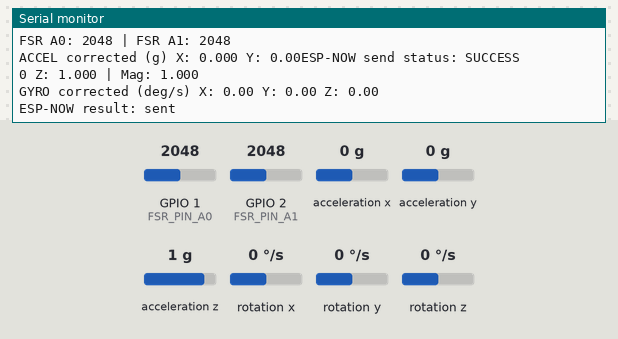
The program below on a simulated ESP32-S3. On the bench: the last lines printed to the serial monitor. Wiring (inferred from the names in the program): MPU-6050 motion sensor at I2C address 0x68. The test bench sets the inputs (shaded band); at power-on: GPIO 2 (FSR_PIN_A1) = 2048, rotation y 0 °/s, GPIO 1 (FSR_PIN_A0) = 2048, acceleration x 0 g, acceleration y 0 g, acceleration z 1 g, rotation x 0 °/s, rotation z 0 °/s (analog values on the 0–4095 scale).

Above: at 15.8 s.
15.9 s: GPIO 2 (FSR_PIN_A1) set to 1070
18.9 s: GPIO 2 (FSR_PIN_A1) set to 958
At 19.5 s:
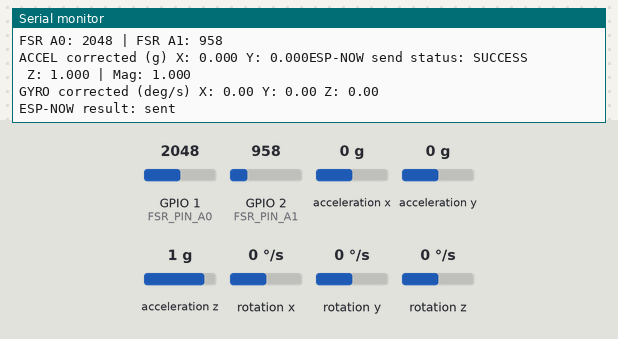
20.4 s: rotation y set to -2 °/s
At 21.5 s:
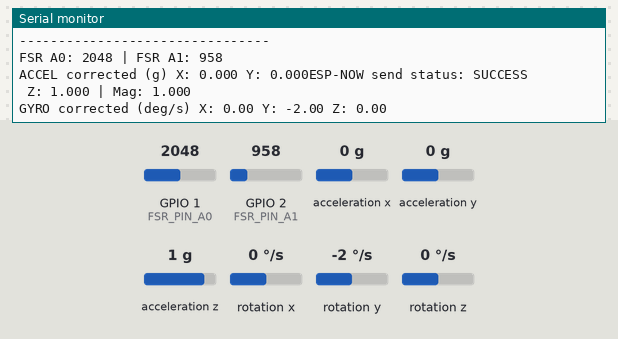
Timing chart, 0 to 22.9 s (numbered marks = the images above; inputs shaded):
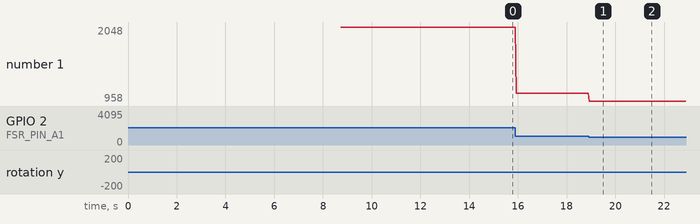

Measured:
- the behaviour switches between 0 and -1 °/s on rotation y (found by bisection; images 1 and 2)
- after the input at 18.9 s, the serial monitor: prints a new line at once (image 1)
- after the input at 20.4 s, the serial monitor: prints a new line after 0.05 s (image 2)
- plotted number 1: 2048 → 1070 after the input at 15.9 s, 1070 → 958 after the input at 18.9 s

The program:

main.cpp
```cpp
#include <Arduino.h>
#include <Wire.h>
#include <WiFi.h>
#include <esp_now.h>

// =======================
// RIGHT HUB CONFIG
// =======================

#define HUB_SIDE 'R'

// Force sensor pins
#define FSR_PIN_A0 A0
#define FSR_PIN_A1 A1

// MPU6050 I2C address
#define MPU_ADDR 0x68

// For Adafruit ESP32-S3 Feather
#define SDA_PIN SDA
#define SCL_PIN SCL

// MPU6050 registers
#define PWR_MGMT_1   0x6B
#define WHO_AM_I     0x75
#define ACCEL_XOUT_H 0x3B

// Calibration
#define CALIBRATION_SAMPLES 1000

// Send rate
#define SEND_INTERVAL_MS 50   // 20 Hz

// Broadcast address for testing
// Middle ESP32 should receive this if it is listening with ESP-NOW
uint8_t middleAddress[] = {0xFF, 0xFF, 0xFF, 0xFF, 0xFF, 0xFF};


// =======================
// DATA PACKET
// IMPORTANT: Middle ESP32 must use same struct
// =======================

typedef struct __attribute__((packed)) {
  char side;              // 'L' for left, 'R' for right
  uint32_t timestampMs;

  uint16_t fsrA0;
  uint16_t fsrA1;

  float accelX_g;
  float accelY_g;
  float accelZ_g;

  float gyroX_dps;
  float gyroY_dps;
  float gyroZ_dps;

  float accelMag_g;
} HubPacket;

HubPacket packet;


// =======================
// IMU RAW VALUES
// =======================

int16_t rawAx, rawAy, rawAz;
int16_t rawGx, rawGy, rawGz;

// Offsets from calibration
float accelX_offset = 0.0;
float accelY_offset = 0.0;
float accelZ_offset = 0.0;

float gyroX_offset = 0.0;
float gyroY_offset = 0.0;
float gyroZ_offset = 0.0;

bool imuOnline = false;


// =======================
// MPU6050 FUNCTIONS
// =======================

void writeRegister(uint8_t reg, uint8_t value) {
  Wire.beginTransmission(MPU_ADDR);
  Wire.write(reg);
  Wire.write(value);
  Wire.endTransmission();
}

uint8_t readRegister(uint8_t reg) {
  Wire.beginTransmission(MPU_ADDR);
  Wire.write(reg);

  if (Wire.endTransmission(false) != 0) {
    return 0xFF;
  }

  Wire.requestFrom(MPU_ADDR, 1);

  if (Wire.available()) {
    return Wire.read();
  }

  return 0xFF;
}

bool readMPU6050Raw() {
  Wire.beginTransmission(MPU_ADDR);
  Wire.write(ACCEL_XOUT_H);

  if (Wire.endTransmission(false) != 0) {
    return false;
  }

  if (Wire.requestFrom(MPU_ADDR, 14) != 14) {
    return false;
  }

  rawAx = (Wire.read() << 8) | Wire.read();
  rawAy = (Wire.read() << 8) | Wire.read();
  rawAz = (Wire.read() << 8) | Wire.read();

  // Skip temperature
  Wire.read();
  Wire.read();

  rawGx = (Wire.read() << 8) | Wire.read();
  rawGy = (Wire.read() << 8) | Wire.read();
  rawGz = (Wire.read() << 8) | Wire.read();

  return true;
}

void getMotionCorrected(
  float &ax, float &ay, float &az,
  float &gx, float &gy, float &gz
) {
  if (!readMPU6050Raw()) {
    ax = ay = az = 0.0;
    gx = gy = gz = 0.0;
    return;
  }

  // Default MPU6050 sensitivity:
  // Accel ±2g: 16384 LSB/g
  // Gyro ±250 deg/s: 131 LSB/(deg/s)
  float axRaw = rawAx / 16384.0;
  float ayRaw = rawAy / 16384.0;
  float azRaw = rawAz / 16384.0;

  float gxRaw = rawGx / 131.0;
  float gyRaw = rawGy / 131.0;
  float gzRaw = rawGz / 131.0;

  ax = axRaw - accelX_offset;
  ay = ayRaw - accelY_offset;
  az = azRaw - accelZ_offset;

  gx = gxRaw - gyroX_offset;
  gy = gyRaw - gyroY_offset;
  gz = gzRaw - gyroZ_offset;
}

void calibrateMPU6050() {
  Serial.println();
  Serial.println("================================");
  Serial.println("RIGHT HUB IMU CALIBRATION");
  Serial.println("Keep the right wheel completely still.");
  Serial.println("Do not touch the wires or wheel.");
  Serial.println("================================");

  delay(2500);

  float sumAx = 0.0;
  float sumAy = 0.0;
  float sumAz = 0.0;

  float sumGx = 0.0;
  float sumGy = 0.0;
  float sumGz = 0.0;

  int validSamples = 0;

  for (int i = 0; i < CALIBRATION_SAMPLES; i++) {
    if (readMPU6050Raw()) {
      float ax = rawAx / 16384.0;
      float ay = rawAy / 16384.0;
      float az = rawAz / 16384.0;

      float gx = rawGx / 131.0;
      float gy = rawGy / 131.0;
      float gz = rawGz / 131.0;

      sumAx += ax;
      sumAy += ay;
      sumAz += az;

      sumGx += gx;
      sumGy += gy;
      sumGz += gz;

      validSamples++;
    }

    delay(2);
  }

  if (validSamples == 0) {
    Serial.println("IMU calibration failed. No valid samples.");
    imuOnline = false;
    return;
  }

  float avgAx = sumAx / validSamples;
  float avgAy = sumAy / validSamples;
  float avgAz = sumAz / validSamples;

  float avgGx = sumGx / validSamples;
  float avgGy = sumGy / validSamples;
  float avgGz = sumGz / validSamples;

  /*
    Your current resting orientation showed:
    ACCEL X ≈ 0
    ACCEL Y ≈ 0
    ACCEL Z ≈ +1.09g

    So we force the calibrated resting position to:
    X = 0g
    Y = 0g
    Z = +1g

    If the right hub is mounted in a different orientation,
    this still calibrates gyro correctly, but accel resting axis
    may need to be adjusted later.
  */
  accelX_offset = avgAx;
  accelY_offset = avgAy;
  accelZ_offset = avgAz - 1.0;

  gyroX_offset = avgGx;
  gyroY_offset = avgGy;
  gyroZ_offset = avgGz;

  Serial.println();
  Serial.println("Calibration complete.");
  Serial.println("Offsets:");

  Serial.print("Accel X offset: ");
  Serial.println(accelX_offset, 4);

  Serial.print("Accel Y offset: ");
  Serial.println(accelY_offset, 4);

  Serial.print("Accel Z offset: ");
  Serial.println(accelZ_offset, 4);

  Serial.print("Gyro X offset: ");
  Serial.println(gyroX_offset, 4);

  Serial.print("Gyro Y offset: ");
  Serial.println(gyroY_offset, 4);

  Serial.print("Gyro Z offset: ");
  Serial.println(gyroZ_offset, 4);

  Serial.println();
}


// =======================
// ESP-NOW FUNCTIONS
// =======================

void onDataSent(const uint8_t *mac_addr, esp_now_send_status_t status) {
  Serial.print("ESP-NOW send status: ");
  Serial.println(status == ESP_NOW_SEND_SUCCESS ? "SUCCESS" : "FAIL");
}

void setupEspNow() {
  WiFi.mode(WIFI_STA);
  delay(100);

  Serial.print("Right hub MAC address: ");
  Serial.println(WiFi.macAddress());

  if (esp_now_init() != ESP_OK) {
    Serial.println("Error initializing ESP-NOW");
    while (true) {
      delay(1000);
    }
  }

  esp_now_register_send_cb(onDataSent);

  esp_now_peer_info_t peerInfo = {};
  memcpy(peerInfo.peer_addr, middleAddress, 6);
  peerInfo.channel = 0;
  peerInfo.encrypt = false;

  if (esp_now_add_peer(&peerInfo) != ESP_OK) {
    Serial.println("Failed to add ESP-NOW peer");
    while (true) {
      delay(1000);
    }
  }

  Serial.println("ESP-NOW ready.");
}


// =======================
// SETUP
// =======================

void setup() {
  Serial.begin(115200);
  delay(1500);

  Serial.println();
  Serial.println("================================");
  Serial.println("RIGHT WHEEL HUB STARTING");
  Serial.println("2 FSR + MPU6050 + ESP-NOW SEND");
  Serial.println("================================");

  analogReadResolution(12); // 0 to 4095

  // Optional ESP32 ADC stability settings
  analogSetPinAttenuation(FSR_PIN_A0, ADC_11db);
  analogSetPinAttenuation(FSR_PIN_A1, ADC_11db);

  // Start I2C
  Wire.begin(SDA_PIN, SCL_PIN);
  Wire.setClock(400000);

  delay(500);

  uint8_t whoami = readRegister(WHO_AM_I);

  Serial.print("MPU6050 WHO_AM_I: 0x");
  Serial.println(whoami, HEX);

  if (whoami == 0x68 || whoami == 0x70) {
    imuOnline = true;
    Serial.println("MPU6050 detected.");

    // Wake up MPU6050
    writeRegister(PWR_MGMT_1, 0x00);
    delay(500);

    calibrateMPU6050();
  } else {
    imuOnline = false;
    Serial.println("MPU6050 NOT detected.");
    Serial.println("FSR data will still send, but IMU values will be zero.");
  }

  setupEspNow();

  Serial.println("Right hub running...");
}


// =======================
// LOOP
// =======================

void loop() {
  static uint32_t lastSendTime = 0;

  if (millis() - lastSendTime < SEND_INTERVAL_MS) {
    return;
  }

  lastSendTime = millis();

  int fsrValueA0 = analogRead(FSR_PIN_A0);
  int fsrValueA1 = analogRead(FSR_PIN_A1);

  float ax = 0.0;
  float ay = 0.0;
  float az = 0.0;
  float gx = 0.0;
  float gy = 0.0;
  float gz = 0.0;

  if (imuOnline) {
    getMotionCorrected(ax, ay, az, gx, gy, gz);
  }

  float accelMag = sqrt(ax * ax + ay * ay + az * az);

  packet.side = HUB_SIDE;
  packet.timestampMs = millis();

  packet.fsrA0 = fsrValueA0;
  packet.fsrA1 = fsrValueA1;

  packet.accelX_g = ax;
  packet.accelY_g = ay;
  packet.accelZ_g = az;

  packet.gyroX_dps = gx;
  packet.gyroY_dps = gy;
  packet.gyroZ_dps = gz;

  packet.accelMag_g = accelMag;

  esp_err_t result = esp_now_send(middleAddress, (uint8_t *)&packet, sizeof(packet));

  Serial.println("--------------------------------");

  Serial.print("FSR A0: ");
  Serial.print(fsrValueA0);

  Serial.print(" | FSR A1: ");
  Serial.println(fsrValueA1);

  Serial.print("ACCEL corrected (g) X: ");
  Serial.print(ax, 3);
  Serial.print(" Y: ");
  Serial.print(ay, 3);
  Serial.print(" Z: ");
  Serial.print(az, 3);
  Serial.print(" | Mag: ");
  Serial.println(accelMag, 3);

  Serial.print("GYRO corrected (deg/s) X: ");
  Serial.print(gx, 2);
  Serial.print(" Y: ");
  Serial.print(gy, 2);
  Serial.print(" Z: ");
  Serial.println(gz, 2);

  Serial.print("ESP-NOW result: ");
  Serial.println(result == ESP_OK ? "sent" : "send error");
}
```
